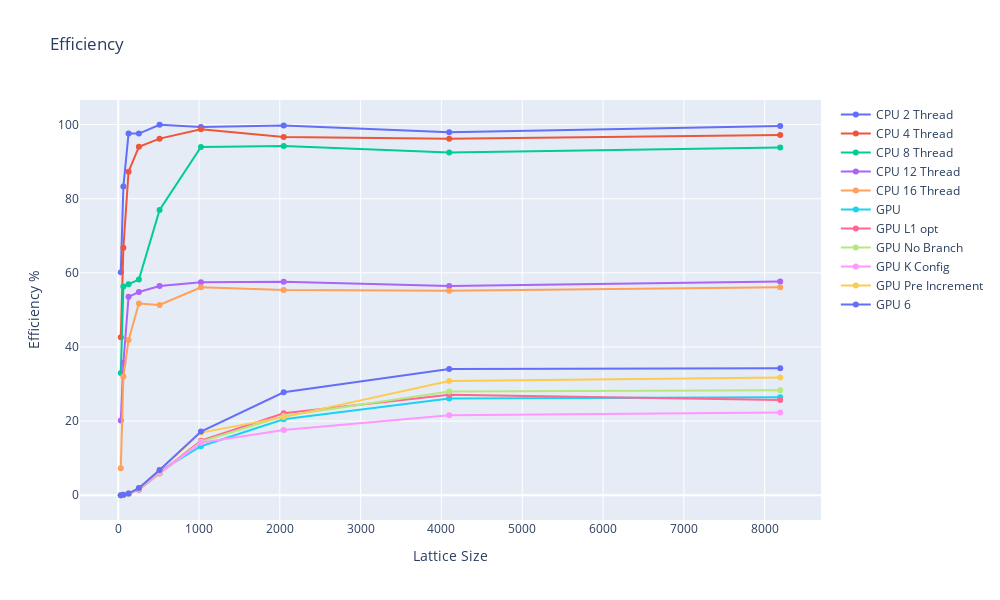

The notebook cell saved with this chart:
### Code cell
fig = go.Figure()
for name, df, info in runs_gpu:
    fig.add_trace(go.Scatter(
        x=cpu_df["size"],
        y=100 * (cpu_df["avgEvolveTime"] / df["avgEvolveTime"]) / info[0], # speedup / cores
        mode="lines+markers",
        name=name,
    ))
fig.update_layout(title="Efficiency", xaxis_title='Lattice Size', yaxis_title="Efficiency %", width=1000, height=600)
fig.update_yaxes()
fig.show()

### Figure 1 — Plotly figure (JSON) as saved in the notebook; plotly's stock layout.template omitted (floating-point values rounded to 4 significant figures)
{"data": [{"mode": "lines+markers", "name": "CPU 2 Thread", "type": "scatter", "x": [32, 64, 128, 256, 512, 1024, 2048, 4096, 8192], "y": [60.17, 83.3, 97.56, 97.56, 99.95, 99.35, 99.77, 97.91, 99.58]}, {"mode": "lines+markers", "name": "CPU 4 Thread", "type": "scatter", "x": [32, 64, 128, 256, 512, 1024, 2048, 4096, 8192], "y": [42.62, 66.78, 87.28, 94.01, 96.2, 98.7, 96.62, 96.19, 97.17]}, {"mode": "lines+markers", "name": "CPU 8 Thread", "type": "scatter", "x": [32, 64, 128, 256, 512, 1024, 2048, 4096, 8192], "y": [32.96, 56.29, 56.94, 58.18, 76.98, 93.97, 94.25, 92.48, 93.83]}, {"mode": "lines+markers", "name": "CPU 12 Thread", "type": "scatter", "x": [32, 64, 128, 256, 512, 1024, 2048, 4096, 8192], "y": [20.19, 35.73, 53.53, 54.83, 56.44, 57.44, 57.62, 56.47, 57.7]}, {"mode": "lines+markers", "name": "CPU 16 Thread", "type": "scatter", "x": [32, 64, 128, 256, 512, 1024, 2048, 4096, 8192], "y": [7.302, 32.04, 41.9, 51.72, 51.33, 56.12, 55.36, 55.14, 56.12]}, {"mode": "lines+markers", "name": "GPU", "type": "scatter", "x": [32, 64, 128, 256, 512, 1024, 2048, 4096, 8192], "y": [0.01394, 0.1094, 0.3871, 1.815, 6.467, 13.24, 20.52, 26.11, 26.45]}, {"mode": "lines+markers", "name": "GPU L1 opt", "type": "scatter", "x": [32, 64, 128, 256, 512, 1024, 2048, 4096, 8192], "y": [0.01215, 0.09162, 0.4813, 1.512, 5.906, 14.74, 22.11, 27.1, 25.69]}, {"mode": "lines+markers", "name": "GPU No Branch", "type": "scatter", "x": [32, 64, 128, 256, 512, 1024, 2048, 4096, 8192], "y": [0.01442, 0.1035, 0.4456, 1.752, 5.806, 14.45, 21.39, 28.02, 28.33]}, {"mode": "lines+markers", "name": "GPU K Config", "type": "scatter", "x": [32, 64, 128, 256, 512, 1024, 2048, 4096, 8192], "y": [0.01144, 0.1169, 0.4395, 1.84, 6.051, 14.15, 17.59, 21.61, 22.31]}, {"mode": "lines+markers", "name": "GPU Pre Increment", "type": "scatter", "x": [32, 64, 128, 256, 512, 1024, 2048, 4096, 8192], "y": [0.01491, 0.1208, 0.3995, 1.857, 6.781, 16.91, 21.09, 30.81, 31.77]}, {"mode": "lines+markers", "name": "GPU 6", "type": "scatter", "x": [32, 64, 128, 256, 512, 1024, 2048, 4096, 8192], "y": [0.01438, 0.1259, 0.4859, 1.954, 6.794, 17.21, 27.79, 34.04, 34.23]}], "layout": {"height": 600, "title": {"text": "Efficiency"}, "width": 1000, "xaxis": {"title": {"text": "Lattice Size"}}, "yaxis": {"title": {"text": "Efficiency %"}}}}
